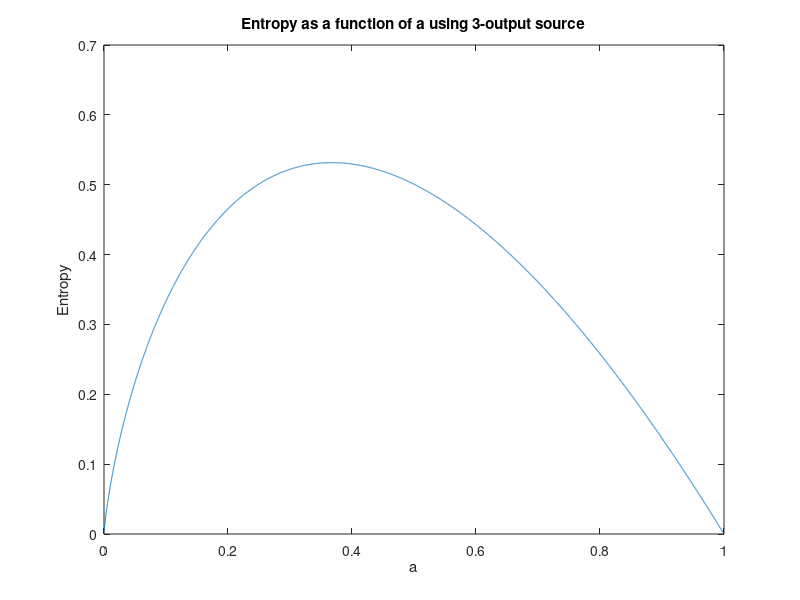

The MATLAB source for this figure:
clc; close all;
%Pre-lab Part 2: Using 3 output source.
x=10000;
a=zeros(1,x-1);
b=zeros(1,x-1);
c=zeros(1,x-1);
f=zeros(1,x-1);

for i=1:(x-1)
    a(i)=i/x;
    b(i)=(1-a(i))/x;
    c(i)=1-(a(i)+b(i));
    
end

for i=1:x-1
    f(i)=-((a(i))*log2(a(i))+(b(i))*log2(b(i)));
end

for i=1:x-1
    k(i)=a(i)+b(i)+c(i);
end

plot(a,f)
title('Entropy as a function of a using 3-output source')
xlabel('a');
ylabel('Entropy');